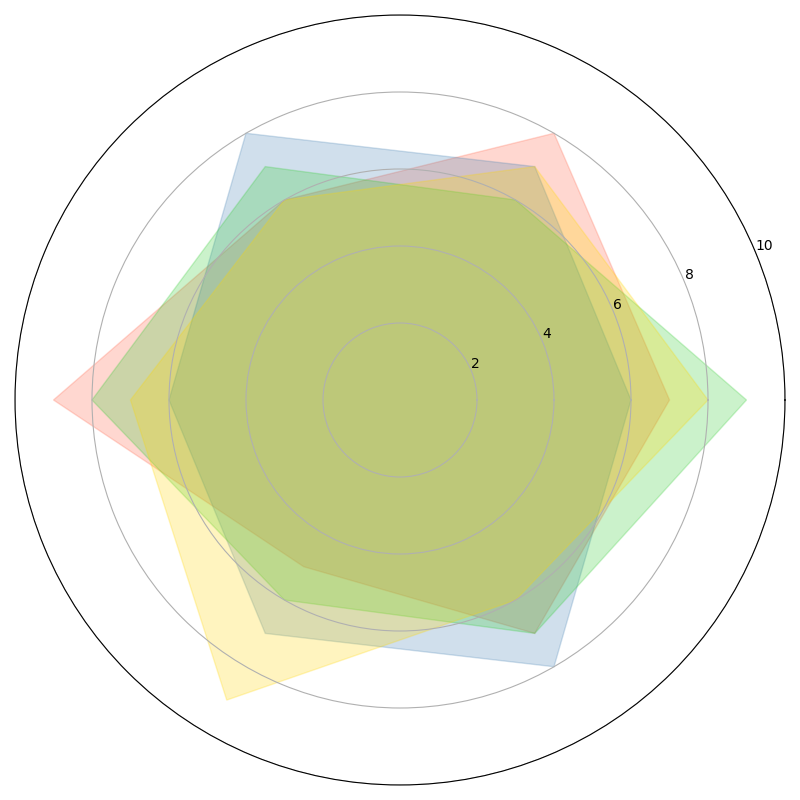

This figure's Python source:
import matplotlib.pyplot as plt
import numpy as np

team_data = {
    'Alpha Squad': [7, 8, 6, 9, 5, 7],
    'Bravo Brigade': [6, 7, 8, 6, 7, 8],
    'Charlie Crew': [9, 6, 7, 8, 6, 7],
    'Delta Division': [8, 7, 6, 7, 9, 6]
}

num_vars = 6
angles = np.linspace(0, 2 * np.pi, num_vars, endpoint=False).tolist()
angles += angles[:1]

fig, ax = plt.subplots(figsize=(8, 8), subplot_kw=dict(polar=True))

# Define a new set of colors to replace the original ones
colors = ['#FF6347', '#4682B4', '#32CD32', '#FFD700'] 

for idx, values in enumerate(team_data.values()):
    values += values[:1]
    ax.fill(angles, values, color=colors[idx], alpha=0.25)

ax.set_ylim(0, 10)
ax.set_xticks([])

plt.tight_layout()
plt.show()
